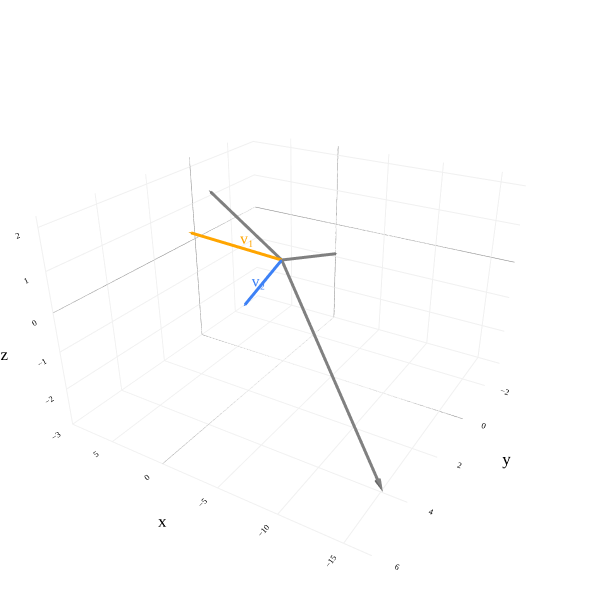

Here is the notebook cell this chart was saved with:
### Markdown cell above
$\color{orange}\vec v_1$ and $\color{#3d81f6}\vec v_2$ are scalar multiples of each other – i.e. they are **collinear** – so they only span a line, despite there being two vectors. They span the same line that either one of them spans individually, which is the line through the origin, $(1, 1)$, and $(2, 2)$.

If we start with just $\color{orange}\vec v_1$, the vector $\color{#3d81f6}\vec v_2$ doesn't "unlock" or "contribute" any new vectors to the span, since $\color{#3d81f6}\vec v_2$ is just a scalar multiple of $\color{orange}\vec v_1$. As we will soon see, this means that the vectors $\color{orange}\vec v_1$ and $\color{#3d81f6}\vec v_2$ are **linearly dependent**.

If we didn't immediately recognize that $\color{#3d81f6}\vec v_2$ is just a scalar multiple of $\color{orange}\vec v_1$ and tried to write (for example)

$$\vec b = \begin{bmatrix} 8 \\ 11 \end{bmatrix}$$ as a linear combination of $\color{orange}\vec v_1$ and $\color{#3d81f6}\vec v_2$, we might think it's possible, since we're working with a system of two equations and two unknowns.

$$a_1 {\color{orange} \begin{bmatrix} 1 \\ 1 \end{bmatrix}} + a_2 {\color{#3d81f6} \begin{bmatrix} 2 \\ 2 \end{bmatrix}} = \begin{bmatrix} 8 \\ 11 \end{bmatrix}$$

But, when you go to solve, you'll find

$$a_1 + 2a_2 = 8$$
$$a_1 + 2a_2 = 11$$

which is a contradiction, since $8 \neq 11$, meaning we can't make $\vec b$ as a linear combination of $\color{orange}\vec v_1$ and $\color{#3d81f6}\vec v_2$.

And, for the vectors $\vec b$ that are in $\text{span}(\{ {\color{orange}\vec v_1}, {\color{#3d81f6}\vec v_2} \})$, there are **infinitely many** ways to write them as linear combinations of $\color{orange}\vec v_1$ and $\color{#3d81f6}\vec v_2$. For example,

$$1 {\color{orange} \begin{bmatrix} 1 \\ 1 \end{bmatrix}} + 3 {\color{#3d81f6} \begin{bmatrix} 2 \\ 2 \end{bmatrix}} = \begin{bmatrix} 7 \\ 7 \end{bmatrix}$$

$$7 {\color{orange} \begin{bmatrix} 1 \\ 1 \end{bmatrix}} + 0 {\color{#3d81f6} \begin{bmatrix} 2 \\ 2 \end{bmatrix}} = \begin{bmatrix} 7 \\ 7 \end{bmatrix}$$

$$-35 {\color{orange} \begin{bmatrix} 1 \\ 1 \end{bmatrix}} + 21 {\color{#3d81f6} \begin{bmatrix} 2 \\ 2 \end{bmatrix}} = \begin{bmatrix} 7 \\ 7 \end{bmatrix}$$

When solving for $a_1$ and $a_2$, I like to avoid situations where there are infinitely many solutions, since I'd like to make sure that if we all solve the same problem, we'll all get the same answer. Remember that all of this connects back to linear regression and machine learning; the analog of $a_1$ and $a_2$ are the parameters of a linear model, and we'd like to have interpretable parameter values so that we can see how the inputs of a model relate to the outputs.

Back to the main idea. In $\mathbb{R}^2$, the span of two vectors is a line if the vectors are collinear, and the entire $xy$-plane otherwise.

### Example in $\mathbb{R}^3$

Similar results hold for the span of two vectors in $\mathbb{R}^3$. Hopefully I've convinced you that

$$\text{span}(\{ \begin{bmatrix} 5 \\ 2 \\ 1 \end{bmatrix}, \begin{bmatrix} 10 \\ 4 \\ 2 \end{bmatrix} \}) = \underbrace{\text{span}(\{ \begin{bmatrix} 5 \\ 2 \\ 1 \end{bmatrix} \})}_{\text{a line in }\mathbb{R}^3}$$

since $\begin{bmatrix} 10 \\ 4 \\ 2 \end{bmatrix}$ is just a scalar multiple of $\begin{bmatrix} 5 \\ 2 \\ 1 \end{bmatrix}$.

Let's see a more interesting example. Consider the vectors $${\color{orange}\vec v_1 = \begin{bmatrix} 5 \\ 2 \\ 1 \end{bmatrix}}, \quad \color{#3d81f6}\vec v_2 = \begin{bmatrix} -2 \\ 3 \\ 0 \end{bmatrix}$$

You'll see them below, along with some of their linear combinations.

### Code cell
from utils import plot_vectors
import numpy as np
import plotly.graph_objects as go

v1 = (5, 2, 1)
v2 = (-2, 3, 0)

lc1 = tuple(-0.5 * np.array(v1) - 0.5 * np.array(v2))
lc2 = tuple(-2 * np.array(v1) + 3 * np.array(v2))
lc3 = tuple(1.25 * np.array(v1) - 1 * np.array(v2))

fig = plot_vectors([(v1, "orange", r"v₁"), 
                    (v2, "#3d81f6", r"v₂"),
                    (lc1, "gray", r""),
                    (lc2, "gray", r""),
                    (lc3, "gray", r"")
                    ], show_axis_labels=True, vdeltax=0.3, vdeltay=1)

fig.update_xaxes(
    scaleanchor="y",
    scaleratio=1,
    tickvals=np.arange(-10, 10, 1)
)

fig.update_yaxes(
    scaleanchor="x",
    scaleratio=1,
    tickvals=np.arange(-10, 10, 1)
)

fig.update_layout(
    xaxis_range=[-10, 10],
    yaxis_range=[-10, 10],
    width=600,
    height=600,
    scene_camera=dict(
        eye=dict(x=-1.2, y=2, z=1.2)
    ),
)

fig.show()

### Figure 1 — Plotly figure (JSON) as saved in the notebook; plotly's stock layout.template omitted (floating-point values rounded to 4 significant figures)
{"data": [{"hovertemplate": "(%{x}, %{y}, %{z})<extra></extra>", "line": {"color": "orange", "width": 6}, "mode": "lines", "showlegend": false, "type": "scatter3d", "x": [0, 5], "y": [0, 2], "z": [0, 1]}, {"colorscale": [[0, "orange"], [1, "orange"]], "hoverinfo": "skip", "showlegend": false, "showscale": false, "sizemode": "raw", "sizeref": 0.4, "type": "cone", "u": [0.5], "v": [0.2], "w": [0.1], "x": [5], "y": [2], "z": [1]}, {"hoverinfo": "skip", "mode": "text", "showlegend": false, "text": ["v₁"], "textfont": {"color": "orange", "family": "Palatino", "size": 16}, "textposition": "middle center", "type": "scatter3d", "x": [2.556], "y": [0.5358], "z": [0.5]}, {"hovertemplate": "(%{x}, %{y}, %{z})<extra></extra>", "line": {"color": "#3d81f6", "width": 6}, "mode": "lines", "showlegend": false, "type": "scatter3d", "x": [0, -2], "y": [0, 3], "z": [0, 0]}, {"colorscale": [[0, "#3d81f6"], [1, "#3d81f6"]], "hoverinfo": "skip", "showlegend": false, "showscale": false, "sizemode": "raw", "sizeref": 0.4, "type": "cone", "u": [-0.2], "v": [0.3], "w": [0], "x": [-2], "y": [3], "z": [0]}, {"hoverinfo": "skip", "mode": "text", "showlegend": false, "text": ["v₂"], "textfont": {"color": "#3d81f6", "family": "Palatino", "size": 16}, "textposition": "middle center", "type": "scatter3d", "x": [-0.8752], "y": [1.777], "z": [0]}, {"hovertemplate": "(%{x}, %{y}, %{z})<extra></extra>", "line": {"color": "gray", "width": 6}, "mode": "lines", "showlegend": false, "type": "scatter3d", "x": [0, -1.5], "y": [0, -2.5], "z": [0, -0.5]}, {"colorscale": [[0, "gray"], [1, "gray"]], "hoverinfo": "skip", "showlegend": false, "showscale": false, "sizemode": "raw", "sizeref": 0.4, "type": "cone", "u": [-0.15], "v": [-0.25], "w": [-0.05], "x": [-1.5], "y": [-2.5], "z": [-0.5]}, {"hoverinfo": "skip", "mode": "text", "showlegend": false, "text": [""], "textfont": {"color": "gray", "family": "Palatino", "size": 16}, "textposition": "middle center", "type": "scatter3d", "x": [-0.8786], "y": [-0.9928], "z": [-0.25]}, {"hovertemplate": "(%{x}, %{y}, %{z})<extra></extra>", "line": {"color": "gray", "width": 6}, "mode": "lines", "showlegend": false, "type": "scatter3d", "x": [0, -16], "y": [0, 5], "z": [0, -2]}, {"colorscale": [[0, "gray"], [1, "gray"]], "hoverinfo": "skip", "showlegend": false, "showscale": false, "sizemode": "raw", "sizeref": 0.4, "type": "cone", "u": [-1.6], "v": [0.5], "w": [-0.2], "x": [-16], "y": [5], "z": [-2]}, {"hoverinfo": "skip", "mode": "text", "showlegend": false, "text": [""], "textfont": {"color": "gray", "family": "Palatino", "size": 16}, "textposition": "middle center", "type": "scatter3d", "x": [-7.955], "y": [2.977], "z": [-1]}, {"hovertemplate": "(%{x}, %{y}, %{z})<extra></extra>", "line": {"color": "gray", "width": 6}, "mode": "lines", "showlegend": false, "type": "scatter3d", "x": [0, 8.25], "y": [0, -0.5], "z": [0, 1.25]}, {"colorscale": [[0, "gray"], [1, "gray"]], "hoverinfo": "skip", "showlegend": false, "showscale": false, "sizemode": "raw", "sizeref": 0.4, "type": "cone", "u": [0.825], "v": [-0.05], "w": [0.125], "x": [8.25], "y": [-0.5], "z": [1.25]}, {"hoverinfo": "skip", "mode": "text", "showlegend": false, "text": [""], "textfont": {"color": "gray", "family": "Palatino", "size": 16}, "textposition": "middle center", "type": "scatter3d", "x": [4.116], "y": [-0.7491], "z": [0.625]}], "layout": {"font": {"color": "black", "family": "Palatino", "size": 14}, "height": 600, "margin": {"b": 0, "l": 0, "r": 0, "t": 0}, "paper_bgcolor": "white", "plot_bgcolor": "white", "scene": {"aspectratio": {"x": 1.2, "y": 1.2, "z": 0.8}, "bgcolor": "white", "camera": {"eye": {"x": -1.2, "y": 2, "z": 1.2}}, "xaxis": {"backgroundcolor": "white", "gridcolor": "#f0f0f0", "range": [-17, 9.25], "showbackground": true, "tickfont": {"size": 10}, "title": {"text": "x"}, "zerolinecolor": "gray"}, "yaxis": {"backgroundcolor": "white", "gridcolor": "#f0f0f0", "range": [-3.5, 6], "showbackground": true, "tickfont": {"size": 10}, "title": {"text": "y"}, "zerolinecolor": "gray"}, "zaxis": {"backgroundcolor": "white", "gridcolor": "#f0f0f0", "range": [-3, 2.25], "showbackground": true, "tickfont": {"size": 10}, "title": {"text": "z"}, "zerolinecolor": "gray"}}, "width": 600, "xaxis": {"range": [-10, 10], "scaleanchor": "y", "scaleratio": 1, "tickvals": [-10, -9, -8, -7, -6, -5, -4, -3, -2, -1, 0, 1, 2, 3, 4, 5, 6, 7, 8, 9]}, "yaxis": {"range": [-10, 10], "scaleanchor": "x", "scaleratio": 1, "tickvals": [-10, -9, -8, -7, -6, -5, -4, -3, -2, -1, 0, 1, 2, 3, 4, 5, 6, 7, 8, 9]}}}
